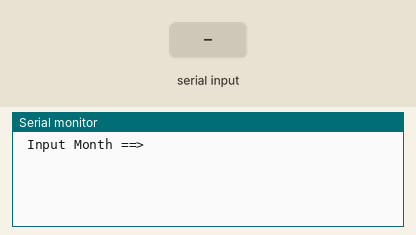
Simulated run of this sketch. Board: Arduino Uno, built with avr-gcc and run on an emulated ATmega328P. Shown: the last lines printed to the serial monitor. The inputs (shaded band) are chosen by the test bench.

Above: at 1.2 s.
1.3 s: "90,45\n" received over Serial
At 1.9 s:
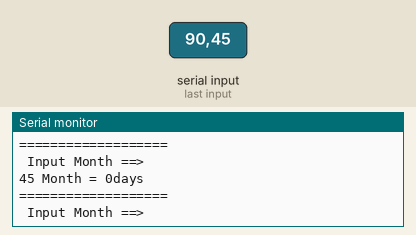
2.8 s: "30,150\n" received over Serial
At 5.1 s:
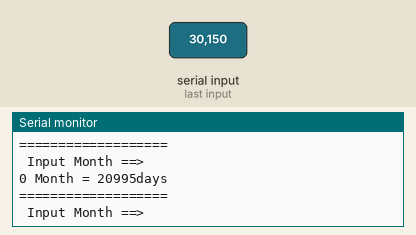
Timing chart, 0 to 6.6 s (numbered marks = the images above; inputs shaded):
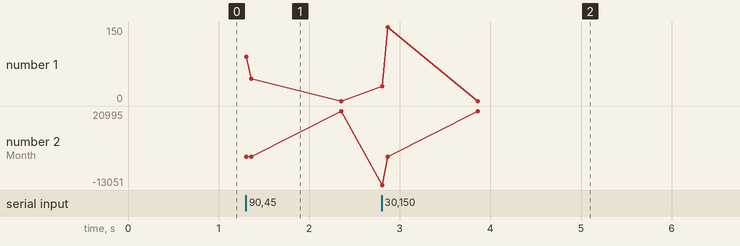

The sketch:

ex7-3.ino
```cpp
void setup() {
  // 시리얼 통신 속도 설정 : 속도 9600 bps, 8데이터 비트, 패리티 없음, 한 개의 스톱비트
 Serial.begin(9600) ;
}


void loop() {
  int day[12] = {31,28,31,30,31,30,31,31,30,31,30,31};
  int Month;
  String echoStr="";

      Serial.println(" Input Month ==>");
      while(1) {
       if(Serial.available() > 0 ) break;
      }

       Month = Serial.parseInt();
       echoStr = String(Month)+" Month = "+String(day[Month-1])+"days";
       Serial.println(echoStr);

      Serial.println("===================");
  }
```

Measured:
- after the input at 1.3 s, the serial monitor: prints a new line at once (image 1)
- after the input at 2.8 s, the serial monitor: prints a new line at once (image 2)
